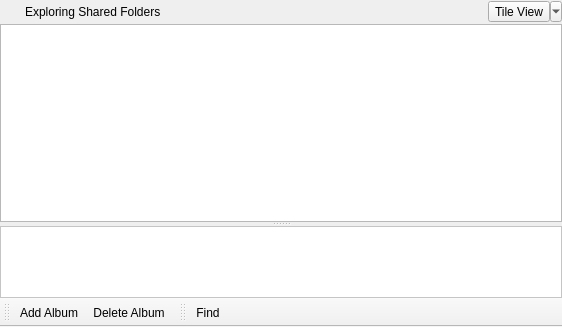
<?xml version="1.0" encoding="UTF-8"?>
<ui version="4.0">
 <class>WidgetLibraryView</class>
 <widget class="QMainWindow" name="WidgetLibraryView">
  <property name="geometry">
   <rect>
    <x>0</x>
    <y>0</y>
    <width>562</width>
    <height>327</height>
   </rect>
  </property>
  <property name="windowTitle">
   <string>MainWindow</string>
  </property>
  <widget class="QWidget" name="centralwidget">
   <layout class="QVBoxLayout" name="verticalLayout">
    <property name="spacing">
     <number>0</number>
    </property>
    <property name="margin">
     <number>0</number>
    </property>
    <item>
     <widget class="QFrame" name="toolFrameLibraryStatus">
      <property name="frameShape">
       <enum>QFrame::NoFrame</enum>
      </property>
      <property name="frameShadow">
       <enum>QFrame::Raised</enum>
      </property>
      <layout class="QGridLayout" name="gridLayout_8">
       <property name="horizontalSpacing">
        <number>1</number>
       </property>
       <property name="verticalSpacing">
        <number>0</number>
       </property>
       <property name="margin">
        <number>0</number>
       </property>
       <item row="0" column="1">
        <widget class="QLabel" name="labelLibraryStatus">
         <property name="text">
          <string>Exploring Shared Folders</string>
         </property>
        </widget>
       </item>
       <item row="0" column="0">
        <widget class="QLabel" name="labelLibraryStatusLogo">
         <property name="minimumSize">
          <size>
           <width>24</width>
           <height>24</height>
          </size>
         </property>
         <property name="maximumSize">
          <size>
           <width>24</width>
           <height>24</height>
          </size>
         </property>
         <property name="text">
          <string/>
         </property>
         <property name="pixmap">
          <pixmap resource="../Resource.qrc">:/Resource/Library/SharedFolders.png</pixmap>
         </property>
         <property name="scaledContents">
          <bool>true</bool>
         </property>
        </widget>
       </item>
       <item row="0" column="3">
        <widget class="QToolButton" name="toolButtonLibraryViewType">
         <property name="text">
          <string>Tile View</string>
         </property>
         <property name="icon">
          <iconset resource="../Resource.qrc">
           <normaloff>:/Resource/Library/TileView.png</normaloff>:/Resource/Library/TileView.png</iconset>
         </property>
         <property name="iconSize">
          <size>
           <width>24</width>
           <height>24</height>
          </size>
         </property>
         <property name="popupMode">
          <enum>QToolButton::MenuButtonPopup</enum>
         </property>
         <property name="toolButtonStyle">
          <enum>Qt::ToolButtonTextBesideIcon</enum>
         </property>
         <property name="autoRaise">
          <bool>false</bool>
         </property>
         <property name="arrowType">
          <enum>Qt::NoArrow</enum>
         </property>
        </widget>
       </item>
       <item row="0" column="2">
        <spacer name="horizontalSpacerLibraryStatus">
         <property name="orientation">
          <enum>Qt::Horizontal</enum>
         </property>
         <property name="sizeHint" stdset="0">
          <size>
           <width>0</width>
           <height>20</height>
          </size>
         </property>
        </spacer>
       </item>
      </layout>
     </widget>
    </item>
    <item>
     <widget class="QSplitter" name="splitterLibraryView">
      <property name="contextMenuPolicy">
       <enum>Qt::CustomContextMenu</enum>
      </property>
      <property name="orientation">
       <enum>Qt::Vertical</enum>
      </property>
      <widget class="QTreeView" name="treeViewLibraryFiles">
       <property name="frameShape">
        <enum>QFrame::StyledPanel</enum>
       </property>
      </widget>
      <widget class="QFrame" name="frameLibraryFileDetails">
       <property name="frameShape">
        <enum>QFrame::NoFrame</enum>
       </property>
       <property name="frameShadow">
        <enum>QFrame::Raised</enum>
       </property>
       <layout class="QGridLayout" name="gridLayout_7">
        <property name="margin">
         <number>0</number>
        </property>
        <property name="spacing">
         <number>0</number>
        </property>
        <item row="0" column="0">
         <widget class="QScrollArea" name="scrollAreaLibraryFileDetails">
          <property name="styleSheet">
           <string notr="true">QFrame {
	background-color: white;
}</string>
          </property>
          <property name="frameShape">
           <enum>QFrame::StyledPanel</enum>
          </property>
          <property name="widgetResizable">
           <bool>true</bool>
          </property>
          <widget class="QFrame" name="frameLibraryFileDetailsContents">
           <property name="geometry">
            <rect>
             <x>0</x>
             <y>0</y>
             <width>556</width>
             <height>60</height>
            </rect>
           </property>
           <layout class="QGridLayout" name="gridLayout_11">
            <property name="margin">
             <number>0</number>
            </property>
            <property name="spacing">
             <number>0</number>
            </property>
           </layout>
          </widget>
         </widget>
        </item>
       </layout>
      </widget>
     </widget>
    </item>
   </layout>
  </widget>
  <widget class="QToolBar" name="toolBar">
   <property name="contextMenuPolicy">
    <enum>Qt::PreventContextMenu</enum>
   </property>
   <property name="windowTitle">
    <string>toolBar</string>
   </property>
   <property name="allowedAreas">
    <set>Qt::AllToolBarAreas</set>
   </property>
   <property name="iconSize">
    <size>
     <width>16</width>
     <height>16</height>
    </size>
   </property>
   <property name="toolButtonStyle">
    <enum>Qt::ToolButtonTextBesideIcon</enum>
   </property>
   <property name="floatable">
    <bool>false</bool>
   </property>
   <attribute name="toolBarArea">
    <enum>BottomToolBarArea</enum>
   </attribute>
   <attribute name="toolBarBreak">
    <bool>false</bool>
   </attribute>
   <addaction name="actionLibraryAddAlbum"/>
   <addaction name="actionLibraryDeleteAlbum"/>
  </widget>
  <widget class="QToolBar" name="toolBarSearch">
   <property name="windowTitle">
    <string>toolBar_2</string>
   </property>
   <property name="iconSize">
    <size>
     <width>16</width>
     <height>16</height>
    </size>
   </property>
   <property name="toolButtonStyle">
    <enum>Qt::ToolButtonTextBesideIcon</enum>
   </property>
   <attribute name="toolBarArea">
    <enum>BottomToolBarArea</enum>
   </attribute>
   <attribute name="toolBarBreak">
    <bool>false</bool>
   </attribute>
   <addaction name="actionFind"/>
  </widget>
  <action name="actionLibraryAddAlbum">
   <property name="icon">
    <iconset resource="../Resource.qrc">
     <normaloff>:/Resource/Generic/Add.png</normaloff>:/Resource/Generic/Add.png</iconset>
   </property>
   <property name="text">
    <string>Add Album</string>
   </property>
  </action>
  <action name="actionLibraryDeleteAlbum">
   <property name="icon">
    <iconset resource="../Resource.qrc">
     <normaloff>:/Resource/Generic/Remove.png</normaloff>:/Resource/Generic/Remove.png</iconset>
   </property>
   <property name="text">
    <string>Delete Album</string>
   </property>
   <property name="toolTip">
    <string>Delete Album</string>
   </property>
  </action>
  <action name="actionFind">
   <property name="icon">
    <iconset resource="../Resource.qrc">
     <normaloff>:/Resource/Generic/Search.png</normaloff>:/Resource/Generic/Search.png</iconset>
   </property>
   <property name="text">
    <string>Find</string>
   </property>
  </action>
 </widget>
 <resources>
  <include location="../Resource.qrc"/>
 </resources>
 <connections/>
</ui>
